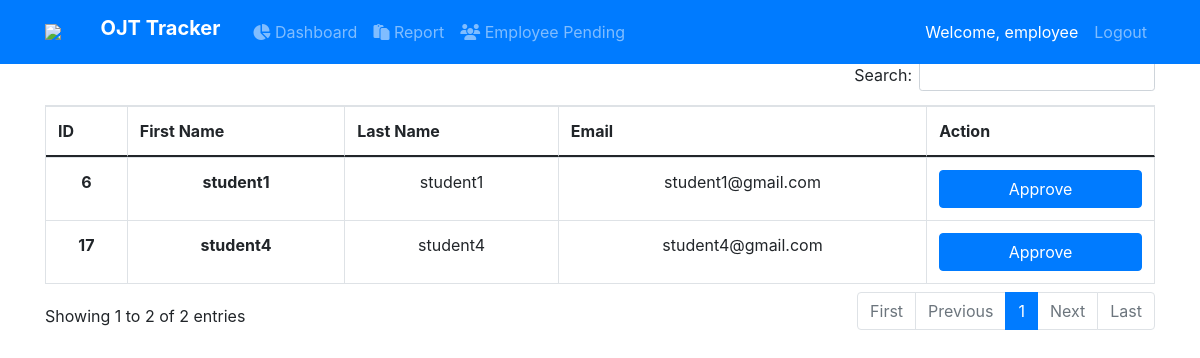
The page /employee-pending/ (signed in) on the database as committed earlier.
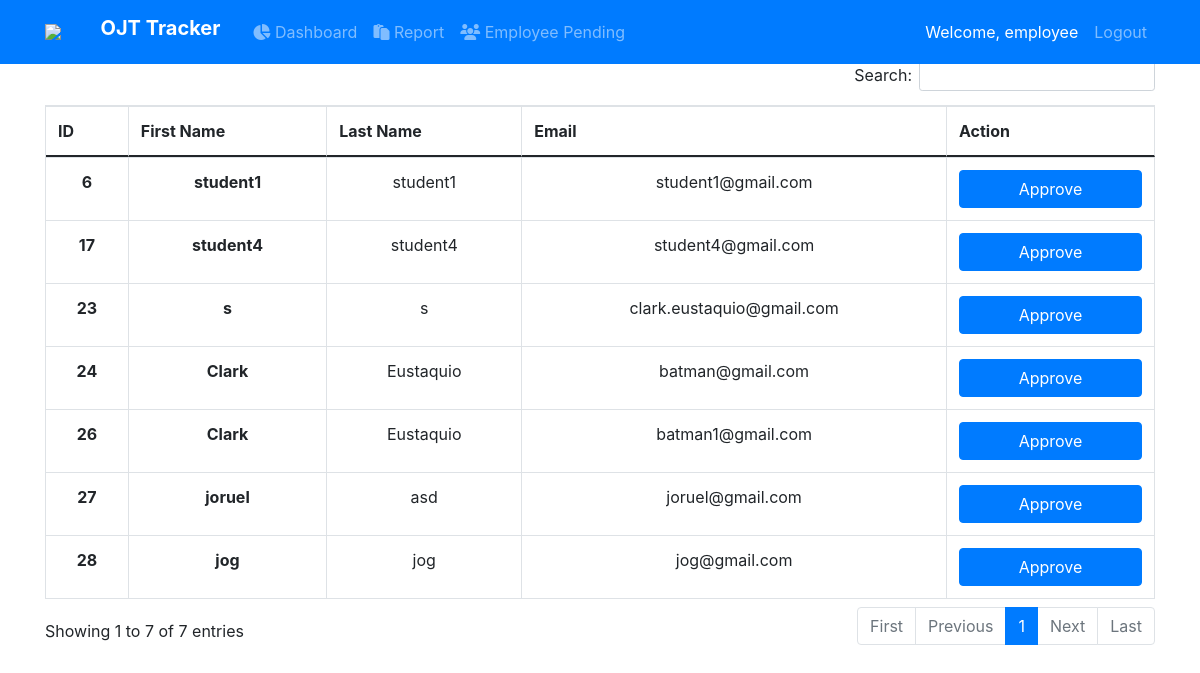
The same page on the database as committed later.
### accounts/models.py (models this page shows)
class CustomUser(AbstractUser):
    is_student = models.BooleanField(default=False)
    previous_day = models.DateField(null=True, blank=True)
    day_login = models.DateField(null=True, blank=True)
    is_switch = models.BooleanField(default=False)
    is_send = models.BooleanField(default=False)
    school_name = models.CharField(max_length=150, default='New Era')
    section_code = models.CharField(max_length=150, default='None')
    is_employee = models.BooleanField(default=False)
    is_teacher = models.BooleanField(default=False)
    teacher_students = models.ManyToManyField("self", blank=True)
    employee_students = models.ManyToManyField("self", blank=True)
    my_teacher = models.ForeignKey("self", blank=True, null=True, on_delete=models.CASCADE, related_name="student_teacher")
    my_employee = models.ForeignKey("self", blank=True, null=True, on_delete=models.CASCADE, related_name="student_employee")
    pending_employee = models.BooleanField(default=False)
    is_male = models.BooleanField(default=False)
    phone = models.CharField(max_length=20, null=True, blank=True)
    question = models.CharField(max_length=50, null=True, blank=True)
    answer = models.CharField(max_length=250, null=True, blank=True)
    is_student_approve = models.BooleanField(default=False)
    employer_student = models.ManyToManyField("self", blank=True)
    pending_teacher = models.BooleanField(default=False)
    accept_teacher = models.BooleanField(default=False)
    is_confirm_employer = models.BooleanField(default=False)

### blog/views.py (the view)
# urls.py: path('employee-pending/', views.employee_pending, name='employee_pending'),
@login_required
def employee_pending(request):
    if request.user.is_employee:
        if request.method == 'GET':
            username = request.user.username
            user = CustomUser.objects.get(username=username)
            students = user.employer_student.all()
            context = {
                'students': students
            }
            return render(
                request,
                'blog/employee_pending.html',
                context
            )
    else:
        if request.user.is_teacher:
            return redirect('/instructor-home')
        if request.user.is_student:
            return redirect('/home')

### blog/templates/blog/employee_pending.html (shortened to what this page needs)
 {% extends "blog/base.html"%}
{% block content %}
<head>
  <link rel="stylesheet" href="https://cdn.datatables.net/1.10.21/css/dataTables.bootstrap4.min.css">
</head>
<body style="margin-top:5%">
    <table id="student" class="table table-bordered dt-responsive">
        <thead class="text-center">
            <tr>
                <th scope="col">ID</th>
                <th scope="col">First Name</th>
                <th scope="col">Last Name</th>
                <th scope="col">Email</th>
                <th scope="col">Action</th>
            </tr>
        </thead>
        <tbody class="text-center">
            {% for student in students %}
                {% if not student.is_student_approve %}
                    <tr>
                        <th>{{ student.id }}</th>
                        <th>{{ student.first_name }}</th>
                        <td>{{ student.last_name }}</td>
                        <td>{{ student.username }}</td>
                        <td>
                            <form action="{% url 'approve_student' student.id %}" method="POST">
                                <button type="submit" class="btn btn-primary btn-block">
                                    Approve
                                </button>
                            </form>
                        </td>
                    </tr>
                {% endif %}
                {% endfor %}
        </tbody>
    </table>
<body>
{% endblock content%}

### blog/templates/blog/base.html (shortened to what this page needs)
{% load static %}
<!DOCTYPE html>
<html>
<head>
<link rel="stylesheet" href="https://cdn.datatables.net/1.10.21/css/dataTables.bootstrap4.min.css">
<link href="https://cdn.jsdelivr.net/npm/bootstrap@5.0.0-beta3/dist/css/bootstrap.min.css" rel="stylesheet">
  <link rel="stylesheet" href="https://stackpath.bootstrapcdn.com/font-awesome/4.7.0/css/font-awesome.min.css">
<link rel="stylesheet" href="https://cdnjs.cloudflare.com/ajax/libs/font-awesome/4.7.0/css/font-awesome.min.css">
    <link rel="stylesheet" href="https://maxcdn.bootstrapcdn.com/bootstrap/4.0.0/css/bootstrap.min.css">
    <link rel="stylesheet" type="text/css" href="{% static 'blog/main.css' %}">
</head>
<body>
    <header class="site-header">
      <nav class="navbar navbar-expand-md navbar-dark bg-primary fixed-top">
        <div class="container">
        {% if request.user.is_employee %}
          <img style="width:5%" src="http://www.neu.edu.ph/ccs/wp-content/uploads/2017/04/cropped-ccslogo.png"><a href="{% url 'employee_home' %}"><h5 class="navbar-brand mr-4 font-weight-bold">OJT Tracker</h5></a>
        {% endif %}
          <div class="collapse navbar-collapse"
                id="navbarToggle">
            {% if request.user.is_employee %}
              <div class="navbar-nav mr-auto">
                <a class="nav-item nav-link"
                  href="{% url 'employee_home' %}"><i class="fas fa-chart-pie"></i> Dashboard
                </a>
                <a class="nav-item nav-link"
                  href="{% url 'employee_report' %}"> <i class="fas fa-paste"></i> Report
                </a>
                <a class="nav-item nav-link"
                  href="{% url 'employee_pending' %}"> <i class="fas fa-users"></i> Employee Pending
                </a>
              </div>
            {% endif %}
              <div class="navbar-nav">
                {% if user.is_authenticated %}
                   {% if request.user.is_employee %}
                <a class="nav-item nav-link" style="color:white">
                Welcome, {{user.first_name}}
                </a>
                <a class="nav-item nav-link"
                href="{% url 'logout' %}">Logout
                </a>
                {%endif%}
              {%endif%}
              </div>
          </div>
        </div>
      </nav>
    </header>
    <main role="main"
          class="container">
      <div class="row">
        <div class="col">
          {% block content %}
          {% endblock %}
        </div>
    </main>
</body>
</html>

Rows that differ between the two databases and show on the page:
added CustomUser: id "23", first_name "s", last_name "s", username "clark.eustaquio@gmail.com"
added CustomUser: id "24", first_name "Clark", last_name "Eustaquio", username "batman@gmail.com"
added CustomUser: id "26", first_name "Clark", last_name "Eustaquio", username "batman1@gmail.com"
added CustomUser: id "27", first_name "joruel", last_name "asd", username "joruel@gmail.com"
added CustomUser: id "28", first_name "jog", last_name "jog", username "jog@gmail.com"
Other text that changed with them:
text written by a page script: "Search: Showing 1 to 2 of 2 entries First Previous 1 Next Last" → "Search: Showing 1 to 7 of 7 entries First Previous 1 Next Last"
